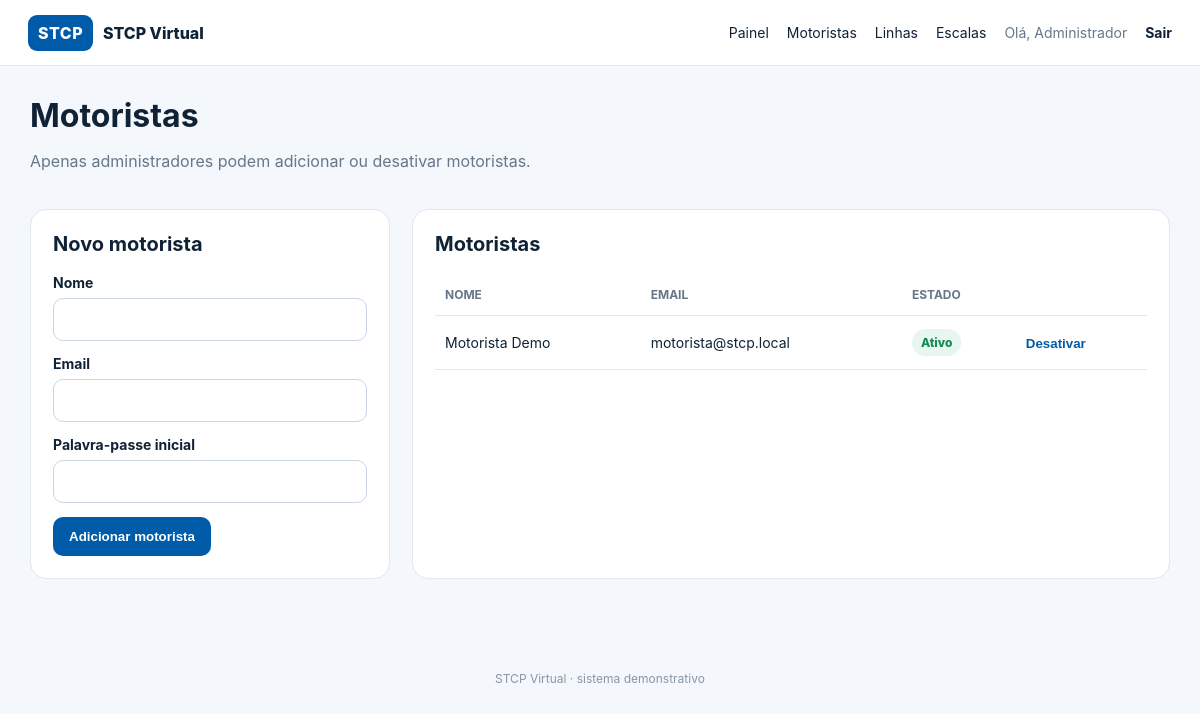
The page /drivers.php (signed in) on the database its author committed.
### tables this page shows
CREATE TABLE users (
        id INTEGER PRIMARY KEY AUTOINCREMENT,
        name TEXT NOT NULL,
        email TEXT NOT NULL UNIQUE,
        password TEXT NOT NULL,
        role TEXT NOT NULL CHECK(role IN ('admin','driver')),
        active INTEGER NOT NULL DEFAULT 1,
        created_at TEXT NOT NULL DEFAULT CURRENT_TIMESTAMP
    );

### public/drivers.php (the view, shortened to what this page needs)
<?php require_once __DIR__.'/../config.php'; $u=require_admin(); $pdo=db();
$rows=$pdo->query("SELECT * FROM users WHERE role='driver' ORDER BY name")->fetchAll(); layout_start('Motoristas',$u); ?>
<div class="page-head"><div><h1>Motoristas</h1><p class="muted">Apenas administradores podem adicionar ou desativar motoristas.</p></div></div>
<div class="two-col"><section class="card"><h2>Novo motorista</h2><form method="post"><input type="hidden" name="csrf" value="<?=e(csrf_token())?>"><input type="hidden" name="action" value="add"><label>Nome<input name="name" required></label><label>Email<input type="email" name="email" required></label><label>Palavra-passe inicial<input type="password" name="password" required minlength="8"></label><button class="btn primary">Adicionar motorista</button></form></section><section class="card"><h2>Motoristas</h2><div class="table-wrap"><table><thead><tr><th>Nome</th><th>Email</th><th>Estado</th><th></th></tr></thead><tbody><?php foreach($rows as $r): ?><tr><td><?=e($r['name'])?></td><td><?=e($r['email'])?></td><td><span class="pill <?= $r['active']?'on':'off'?>"><?= $r['active']?'Ativo':'Desativado'?></span></td><td><form method="post"><input type="hidden" name="csrf" value="<?=e(csrf_token())?>"><input type="hidden" name="action" value="toggle"><input type="hidden" name="id" value="<?=$r['id']?>"><button class="linkbtn"><?= $r['active']?'Desativar':'Ativar'?></button></form></td></tr><?php endforeach; ?></tbody></table></div></section></div>
<?php layout_end(); ?>

### config.php (shortened to what this page needs)
<?php
function db(): PDO {
    static $pdo = null;
    if ($pdo === null) {
        $pdo = new PDO('sqlite:' . DB_FILE);
        $pdo->setAttribute(PDO::ATTR_ERRMODE, PDO::ERRMODE_EXCEPTION);
        $pdo->setAttribute(PDO::ATTR_DEFAULT_FETCH_MODE, PDO::FETCH_ASSOC);
        $pdo->exec('PRAGMA foreign_keys = ON');
        init_db($pdo);
    }
    return $pdo;
}
function init_db(PDO $pdo): void {
    $pdo->exec("CREATE TABLE IF NOT EXISTS users (
        id INTEGER PRIMARY KEY AUTOINCREMENT,
        name TEXT NOT NULL,
        email TEXT NOT NULL UNIQUE,
        password TEXT NOT NULL,
        role TEXT NOT NULL CHECK(role IN ('admin','driver')),
        active INTEGER NOT NULL DEFAULT 1,
        created_at TEXT NOT NULL DEFAULT CURRENT_TIMESTAMP
    )");
    $pdo->exec("CREATE TABLE IF NOT EXISTS lines (
        id INTEGER PRIMARY KEY AUTOINCREMENT,
        code TEXT NOT NULL UNIQUE,
        name TEXT NOT NULL,
        origin TEXT,
        destination TEXT,
        active INTEGER NOT NULL DEFAULT 1,
        created_at TEXT NOT NULL DEFAULT CURRENT_TIMESTAMP
    )");
    $pdo->exec("CREATE TABLE IF NOT EXISTS schedules (
        id INTEGER PRIMARY KEY AUTOINCREMENT,
        driver_id INTEGER NOT NULL,
        line_id INTEGER NOT NULL,
        service_date TEXT NOT NULL,
        start_time TEXT NOT NULL,
        end_time TEXT NOT NULL,
        notes TEXT,
        confirmed INTEGER NOT NULL DEFAULT 0,
        confirmed_at TEXT,
        created_at TEXT NOT NULL DEFAULT CURRENT_TIMESTAMP,
        FOREIGN KEY(driver_id) REFERENCES users(id) ON DELETE CASCADE,
        FOREIGN KEY(line_id) REFERENCES lines(id) ON DELETE CASCADE
    )");
    $count = (int)$pdo->query("SELECT COUNT(*) FROM users WHERE role='admin'")->fetchColumn();
    $count = (int)$pdo->query("SELECT COUNT(*) FROM users WHERE role='driver'")->fetchColumn();
    $count = (int)$pdo->query('SELECT COUNT(*) FROM lines')->fetchColumn();
    $count = (int)$pdo->query('SELECT COUNT(*) FROM schedules')->fetchColumn();
}
function e(string $value): string { return htmlspecialchars($value, ENT_QUOTES, 'UTF-8'); }
function flash(?string $message = null): ?string {
    $m = $_SESSION['flash'] ?? null; unset($_SESSION['flash']); return $m;
}
function user(): ?array {
    $stmt = db()->prepare('SELECT * FROM users WHERE id=? AND active=1');
    $stmt->execute([$_SESSION['user_id']]);
    return $stmt->fetch() ?: null;
}
function require_login(): array { $u=user(); if (!$u) redirect('index.php'); return $u; }
function require_admin(): array { $u=require_login(); if ($u['role'] !== 'admin') redirect('dashboard.php'); return $u; }
function layout_start(string $title, ?array $u=null): void {
    $flash=flash();
?>
<!doctype html><html lang="pt"><head><meta charset="utf-8"><meta name="viewport" content="width=device-width,initial-scale=1"><title><?=e($title)?> · STCP Virtual</title><link rel="stylesheet" href="style.css"></head><body>
<header class="top"><a href="dashboard.php" class="brand"><span class="brandmark">STCP</span><span>STCP Virtual</span></a><?php if($u): ?><nav><?php if($u['role']==='admin'): ?><a href="dashboard.php">Painel</a><a href="drivers.php">Motoristas</a><a href="lines.php">Linhas</a><a href="schedules.php">Escalas</a><?php else: ?><a href="dashboard.php">A minha chapa</a><?php endif; ?><span class="user">Olá, <?=e($u['name'])?></span><a class="logout" href="logout.php">Sair</a></nav><?php endif; ?></header>
<main class="container"><?php if($flash): ?><div class="flash"><?=e($flash)?></div><?php endif; ?>
<?php }
function layout_end(): void { echo '</main><footer>STCP Virtual · sistema demonstrativo</footer></body></html>'; }
?>

### public/style.css (style rules this page uses)
:root { --blue:#005ca9;--blue2:#00447d;--bg:#f4f7fb;--card:#fff;--text:#102235;--muted:#667789;--border:#dfe7ef;--green:#168a51;--amber:#b87600;--red:#b3261e }
* { box-sizing:border-box }
body { margin:0;background:var(--bg);font-family:Inter,Segoe UI,Arial,sans-serif;color:var(--text) }
a { color:inherit;text-decoration:none }
.top { height:66px;background:#fff;border-bottom:1px solid var(--border);display:flex;align-items:center;justify-content:space-between;padding:0 28px;position:sticky;top:0;z-index:5 }
.brand { display:flex;align-items:center;gap:10px;font-weight:800 }
.brandmark { background:var(--blue);color:#fff;border-radius:9px;padding:8px 10px;letter-spacing:.5px }
.top nav { display:flex;align-items:center;gap:18px;font-size:14px }
.user { color:var(--muted) }
.logout { font-weight:700 }
.container { max-width:1180px;margin:0 auto;padding:30px 20px 50px }
.muted { color:var(--muted) }
label { display:block;font-size:14px;font-weight:700;margin:14px 0 }
input,select { width:100%;margin-top:7px;border:1px solid #cbd6e2;background:#fff;border-radius:10px;padding:12px 13px;font-size:15px;outline:none }
.btn { display:inline-flex;align-items:center;justify-content:center;border:0;border-radius:10px;padding:12px 16px;font-weight:800;cursor:pointer }
.primary { background:var(--blue);color:#fff }
.page-head { display:flex;justify-content:space-between;align-items:center;gap:20px;margin-bottom:22px }
.page-head h1 { margin:0 0 5px }
.stats>div,.card,.schedule-card { background:var(--card);border:1px solid var(--border);border-radius:16px }
.card { padding:22px;margin-bottom:22px }
.card h2 { margin:0 0 18px;font-size:20px }
.two-col { display:grid;grid-template-columns:360px 1fr;gap:22px }
.table-wrap { overflow:auto }
table { width:100%;border-collapse:collapse;font-size:14px }
th,td { padding:13px 10px;border-bottom:1px solid var(--border);text-align:left;vertical-align:middle }
th { color:var(--muted);font-size:12px;text-transform:uppercase }
.pill,.status { display:inline-flex;align-items:center;padding:6px 9px;border-radius:999px;font-size:12px;font-weight:800 }
.pill.on { background:#e7f6ee;color:var(--green) }
.linkbtn { background:none;border:0;padding:0;color:var(--blue);font-weight:800;cursor:pointer }
footer { text-align:center;color:#8997a5;font-size:12px;padding:20px }

### rows shown on the page
users: name "Administrador"
users: name "Motorista Demo", email "motorista@stcp.local", active "Ativo"
